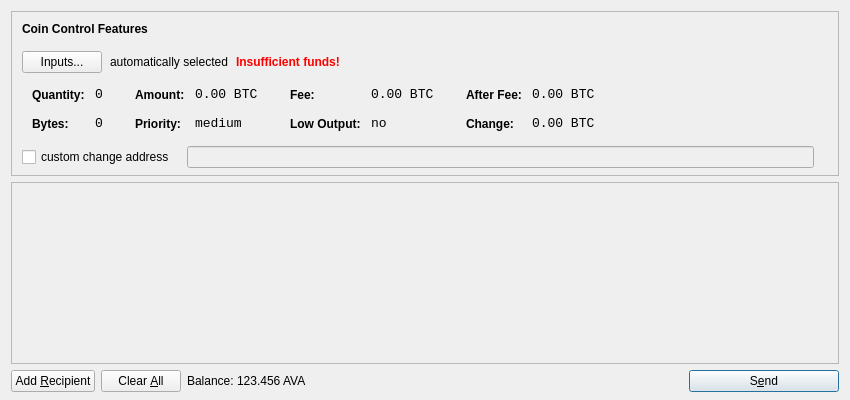
<?xml version="1.0" encoding="UTF-8"?>
<ui version="4.0">
 <class>SendCoinsDialog</class>
 <widget class="QDialog" name="SendCoinsDialog">
  <property name="geometry">
   <rect>
    <x>0</x>
    <y>0</y>
    <width>850</width>
    <height>400</height>
   </rect>
  </property>
  <property name="windowTitle">
   <string>Send Coins</string>
  </property>
  <layout class="QVBoxLayout" name="verticalLayout" stretch="0,1,0">
   <property name="bottomMargin">
    <number>8</number>
   </property>
   <item>
    <widget class="QFrame" name="frameCoinControl">
     <property name="sizePolicy">
      <sizepolicy hsizetype="Expanding" vsizetype="Expanding">
       <horstretch>0</horstretch>
       <verstretch>0</verstretch>
      </sizepolicy>
     </property>
     <property name="maximumSize">
      <size>
       <width>16777215</width>
       <height>16777215</height>
      </size>
     </property>
     <property name="frameShape">
      <enum>QFrame::StyledPanel</enum>
     </property>
     <property name="frameShadow">
      <enum>QFrame::Sunken</enum>
     </property>
     <layout class="QVBoxLayout" name="verticalLayoutCoinControl2">
      <property name="spacing">
       <number>-1</number>
      </property>
      <property name="leftMargin">
       <number>0</number>
      </property>
      <property name="topMargin">
       <number>0</number>
      </property>
      <property name="rightMargin">
       <number>0</number>
      </property>
      <property name="bottomMargin">
       <number>6</number>
      </property>
      <item>
       <layout class="QVBoxLayout" name="verticalLayoutCoinControl" stretch="0,0,0,0,1">
        <property name="spacing">
         <number>0</number>
        </property>
        <property name="leftMargin">
         <number>10</number>
        </property>
        <property name="topMargin">
         <number>10</number>
        </property>
        <item>
         <layout class="QHBoxLayout" name="horizontalLayoutCoinControl1">
          <property name="bottomMargin">
           <number>15</number>
          </property>
          <item>
           <widget class="QLabel" name="labelCoinControlFeatures">
            <property name="sizePolicy">
             <sizepolicy hsizetype="Preferred" vsizetype="Maximum">
              <horstretch>0</horstretch>
              <verstretch>0</verstretch>
             </sizepolicy>
            </property>
            <property name="font">
             <font>
              <weight>75</weight>
              <bold>true</bold>
             </font>
            </property>
            <property name="styleSheet">
             <string notr="true">font-weight:bold;</string>
            </property>
            <property name="text">
             <string>Coin Control Features</string>
            </property>
           </widget>
          </item>
         </layout>
        </item>
        <item>
         <layout class="QHBoxLayout" name="horizontalLayoutCoinControl2" stretch="0,0,0,0">
          <property name="spacing">
           <number>8</number>
          </property>
          <property name="bottomMargin">
           <number>10</number>
          </property>
          <item>
           <widget class="QPushButton" name="pushButtonCoinControl">
            <property name="styleSheet">
             <string notr="true"/>
            </property>
            <property name="text">
             <string>Inputs...</string>
            </property>
           </widget>
          </item>
          <item>
           <widget class="QLabel" name="labelCoinControlAutomaticallySelected">
            <property name="text">
             <string>automatically selected</string>
            </property>
            <property name="margin">
             <number>5</number>
            </property>
           </widget>
          </item>
          <item>
           <widget class="QLabel" name="labelCoinControlInsuffFunds">
            <property name="font">
             <font>
              <weight>75</weight>
              <bold>true</bold>
             </font>
            </property>
            <property name="styleSheet">
             <string notr="true">color:red;font-weight:bold;</string>
            </property>
            <property name="text">
             <string>Insufficient funds!</string>
            </property>
            <property name="margin">
             <number>5</number>
            </property>
           </widget>
          </item>
          <item>
           <spacer name="horizontalSpacerCoinControl">
            <property name="orientation">
             <enum>Qt::Horizontal</enum>
            </property>
            <property name="sizeHint" stdset="0">
             <size>
              <width>40</width>
              <height>1</height>
             </size>
            </property>
           </spacer>
          </item>
         </layout>
        </item>
        <item>
         <widget class="QWidget" name="widgetCoinControl" native="true">
          <property name="sizePolicy">
           <sizepolicy hsizetype="Preferred" vsizetype="Preferred">
            <horstretch>0</horstretch>
            <verstretch>0</verstretch>
           </sizepolicy>
          </property>
          <property name="minimumSize">
           <size>
            <width>0</width>
            <height>0</height>
           </size>
          </property>
          <property name="styleSheet">
           <string notr="true"/>
          </property>
          <layout class="QHBoxLayout" name="horizontalLayoutCoinControl5">
           <property name="margin">
            <number>0</number>
           </property>
           <item>
            <layout class="QHBoxLayout" name="horizontalLayoutCoinControl3" stretch="0,0,0,1">
             <property name="spacing">
              <number>20</number>
             </property>
             <property name="topMargin">
              <number>0</number>
             </property>
             <property name="bottomMargin">
              <number>10</number>
             </property>
             <item>
              <layout class="QFormLayout" name="formLayoutCoinControl1">
               <property name="horizontalSpacing">
                <number>10</number>
               </property>
               <property name="verticalSpacing">
                <number>14</number>
               </property>
               <property name="leftMargin">
                <number>10</number>
               </property>
               <property name="topMargin">
                <number>4</number>
               </property>
               <property name="rightMargin">
                <number>6</number>
               </property>
               <item row="0" column="0">
                <widget class="QLabel" name="labelCoinControlQuantityText">
                 <property name="styleSheet">
                  <string notr="true">font-weight:bold;</string>
                 </property>
                 <property name="text">
                  <string>Quantity:</string>
                 </property>
                 <property name="margin">
                  <number>0</number>
                 </property>
                </widget>
               </item>
               <item row="0" column="1">
                <widget class="QLabel" name="labelCoinControlQuantity">
                 <property name="font">
                  <font>
                   <family>Monospace</family>
                   <pointsize>10</pointsize>
                  </font>
                 </property>
                 <property name="cursor">
                  <cursorShape>IBeamCursor</cursorShape>
                 </property>
                 <property name="contextMenuPolicy">
                  <enum>Qt::ActionsContextMenu</enum>
                 </property>
                 <property name="text">
                  <string notr="true">0</string>
                 </property>
                 <property name="margin">
                  <number>0</number>
                 </property>
                 <property name="textInteractionFlags">
                  <set>Qt::LinksAccessibleByMouse|Qt::TextSelectableByKeyboard|Qt::TextSelectableByMouse</set>
                 </property>
                </widget>
               </item>
               <item row="1" column="0">
                <widget class="QLabel" name="labelCoinControlBytesText">
                 <property name="styleSheet">
                  <string notr="true">font-weight:bold;</string>
                 </property>
                 <property name="text">
                  <string>Bytes:</string>
                 </property>
                </widget>
               </item>
               <item row="1" column="1">
                <widget class="QLabel" name="labelCoinControlBytes">
                 <property name="font">
                  <font>
                   <family>Monospace</family>
                   <pointsize>10</pointsize>
                  </font>
                 </property>
                 <property name="cursor">
                  <cursorShape>IBeamCursor</cursorShape>
                 </property>
                 <property name="contextMenuPolicy">
                  <enum>Qt::ActionsContextMenu</enum>
                 </property>
                 <property name="text">
                  <string notr="true">0</string>
                 </property>
                 <property name="textInteractionFlags">
                  <set>Qt::LinksAccessibleByMouse|Qt::TextSelectableByKeyboard|Qt::TextSelectableByMouse</set>
                 </property>
                </widget>
               </item>
              </layout>
             </item>
             <item>
              <layout class="QFormLayout" name="formLayoutCoinControl2">
               <property name="horizontalSpacing">
                <number>10</number>
               </property>
               <property name="verticalSpacing">
                <number>14</number>
               </property>
               <property name="leftMargin">
                <number>6</number>
               </property>
               <property name="topMargin">
                <number>4</number>
               </property>
               <property name="rightMargin">
                <number>6</number>
               </property>
               <item row="0" column="0">
                <widget class="QLabel" name="labelCoinControlAmountText">
                 <property name="styleSheet">
                  <string notr="true">font-weight:bold;</string>
                 </property>
                 <property name="text">
                  <string>Amount:</string>
                 </property>
                 <property name="margin">
                  <number>0</number>
                 </property>
                </widget>
               </item>
               <item row="0" column="1">
                <widget class="QLabel" name="labelCoinControlAmount">
                 <property name="font">
                  <font>
                   <family>Monospace</family>
                   <pointsize>10</pointsize>
                  </font>
                 </property>
                 <property name="cursor">
                  <cursorShape>IBeamCursor</cursorShape>
                 </property>
                 <property name="contextMenuPolicy">
                  <enum>Qt::ActionsContextMenu</enum>
                 </property>
                 <property name="text">
                  <string notr="true">0.00 BTC</string>
                 </property>
                 <property name="textInteractionFlags">
                  <set>Qt::LinksAccessibleByMouse|Qt::TextSelectableByKeyboard|Qt::TextSelectableByMouse</set>
                 </property>
                </widget>
               </item>
               <item row="1" column="0">
                <widget class="QLabel" name="labelCoinControlPriorityText">
                 <property name="styleSheet">
                  <string notr="true">font-weight:bold;</string>
                 </property>
                 <property name="text">
                  <string>Priority:</string>
                 </property>
                </widget>
               </item>
               <item row="1" column="1">
                <widget class="QLabel" name="labelCoinControlPriority">
                 <property name="font">
                  <font>
                   <family>Monospace</family>
                   <pointsize>10</pointsize>
                  </font>
                 </property>
                 <property name="cursor">
                  <cursorShape>IBeamCursor</cursorShape>
                 </property>
                 <property name="contextMenuPolicy">
                  <enum>Qt::ActionsContextMenu</enum>
                 </property>
                 <property name="text">
                  <string>medium</string>
                 </property>
                 <property name="textInteractionFlags">
                  <set>Qt::LinksAccessibleByMouse|Qt::TextSelectableByKeyboard|Qt::TextSelectableByMouse</set>
                 </property>
                </widget>
               </item>
              </layout>
             </item>
             <item>
              <layout class="QFormLayout" name="formLayoutCoinControl3">
               <property name="horizontalSpacing">
                <number>10</number>
               </property>
               <property name="verticalSpacing">
                <number>14</number>
               </property>
               <property name="leftMargin">
                <number>6</number>
               </property>
               <property name="topMargin">
                <number>4</number>
               </property>
               <property name="rightMargin">
                <number>6</number>
               </property>
               <item row="0" column="0">
                <widget class="QLabel" name="labelCoinControlFeeText">
                 <property name="styleSheet">
                  <string notr="true">font-weight:bold;</string>
                 </property>
                 <property name="text">
                  <string>Fee:</string>
                 </property>
                 <property name="margin">
                  <number>0</number>
                 </property>
                </widget>
               </item>
               <item row="0" column="1">
                <widget class="QLabel" name="labelCoinControlFee">
                 <property name="font">
                  <font>
                   <family>Monospace</family>
                   <pointsize>10</pointsize>
                  </font>
                 </property>
                 <property name="cursor">
                  <cursorShape>IBeamCursor</cursorShape>
                 </property>
                 <property name="contextMenuPolicy">
                  <enum>Qt::ActionsContextMenu</enum>
                 </property>
                 <property name="text">
                  <string notr="true">0.00 BTC</string>
                 </property>
                 <property name="textInteractionFlags">
                  <set>Qt::LinksAccessibleByMouse|Qt::TextSelectableByKeyboard|Qt::TextSelectableByMouse</set>
                 </property>
                </widget>
               </item>
               <item row="1" column="0">
                <widget class="QLabel" name="labelCoinControlLowOutputText">
                 <property name="styleSheet">
                  <string notr="true">font-weight:bold;</string>
                 </property>
                 <property name="text">
                  <string>Low Output:</string>
                 </property>
                </widget>
               </item>
               <item row="1" column="1">
                <widget class="QLabel" name="labelCoinControlLowOutput">
                 <property name="font">
                  <font>
                   <family>Monospace</family>
                   <pointsize>10</pointsize>
                  </font>
                 </property>
                 <property name="cursor">
                  <cursorShape>IBeamCursor</cursorShape>
                 </property>
                 <property name="contextMenuPolicy">
                  <enum>Qt::ActionsContextMenu</enum>
                 </property>
                 <property name="text">
                  <string>no</string>
                 </property>
                 <property name="textInteractionFlags">
                  <set>Qt::LinksAccessibleByMouse|Qt::TextSelectableByKeyboard|Qt::TextSelectableByMouse</set>
                 </property>
                </widget>
               </item>
              </layout>
             </item>
             <item>
              <layout class="QFormLayout" name="formLayoutCoinControl4">
               <property name="horizontalSpacing">
                <number>10</number>
               </property>
               <property name="verticalSpacing">
                <number>14</number>
               </property>
               <property name="leftMargin">
                <number>6</number>
               </property>
               <property name="topMargin">
                <number>4</number>
               </property>
               <property name="rightMargin">
                <number>6</number>
               </property>
               <item row="0" column="0">
                <widget class="QLabel" name="labelCoinControlAfterFeeText">
                 <property name="styleSheet">
                  <string notr="true">font-weight:bold;</string>
                 </property>
                 <property name="text">
                  <string>After Fee:</string>
                 </property>
                 <property name="margin">
                  <number>0</number>
                 </property>
                </widget>
               </item>
               <item row="0" column="1">
                <widget class="QLabel" name="labelCoinControlAfterFee">
                 <property name="font">
                  <font>
                   <family>Monospace</family>
                   <pointsize>10</pointsize>
                  </font>
                 </property>
                 <property name="cursor">
                  <cursorShape>IBeamCursor</cursorShape>
                 </property>
                 <property name="contextMenuPolicy">
                  <enum>Qt::ActionsContextMenu</enum>
                 </property>
                 <property name="text">
                  <string notr="true">0.00 BTC</string>
                 </property>
                 <property name="textInteractionFlags">
                  <set>Qt::LinksAccessibleByMouse|Qt::TextSelectableByKeyboard|Qt::TextSelectableByMouse</set>
                 </property>
                </widget>
               </item>
               <item row="1" column="0">
                <widget class="QLabel" name="labelCoinControlChangeText">
                 <property name="styleSheet">
                  <string notr="true">font-weight:bold;</string>
                 </property>
                 <property name="text">
                  <string>Change:</string>
                 </property>
                </widget>
               </item>
               <item row="1" column="1">
                <widget class="QLabel" name="labelCoinControlChange">
                 <property name="font">
                  <font>
                   <family>Monospace</family>
                   <pointsize>10</pointsize>
                  </font>
                 </property>
                 <property name="cursor">
                  <cursorShape>IBeamCursor</cursorShape>
                 </property>
                 <property name="contextMenuPolicy">
                  <enum>Qt::ActionsContextMenu</enum>
                 </property>
                 <property name="text">
                  <string notr="true">0.00 BTC</string>
                 </property>
                 <property name="textInteractionFlags">
                  <set>Qt::LinksAccessibleByMouse|Qt::TextSelectableByKeyboard|Qt::TextSelectableByMouse</set>
                 </property>
                </widget>
               </item>
              </layout>
             </item>
            </layout>
           </item>
          </layout>
         </widget>
        </item>
        <item>
         <layout class="QHBoxLayout" name="horizontalLayoutCoinControl4" stretch="0,0,0">
          <property name="spacing">
           <number>12</number>
          </property>
          <property name="sizeConstraint">
           <enum>QLayout::SetDefaultConstraint</enum>
          </property>
          <property name="topMargin">
           <number>5</number>
          </property>
          <property name="rightMargin">
           <number>5</number>
          </property>
          <item>
           <widget class="QCheckBox" name="checkBoxCoinControlChange">
            <property name="text">
             <string>custom change address</string>
            </property>
           </widget>
          </item>
          <item>
           <widget class="QLineEdit" name="lineEditCoinControlChange">
            <property name="enabled">
             <bool>false</bool>
            </property>
            <property name="sizePolicy">
             <sizepolicy hsizetype="Expanding" vsizetype="Fixed">
              <horstretch>0</horstretch>
              <verstretch>0</verstretch>
             </sizepolicy>
            </property>
           </widget>
          </item>
          <item>
           <widget class="QLabel" name="labelCoinControlChangeLabel">
            <property name="sizePolicy">
             <sizepolicy hsizetype="Preferred" vsizetype="Expanding">
              <horstretch>0</horstretch>
              <verstretch>0</verstretch>
             </sizepolicy>
            </property>
            <property name="minimumSize">
             <size>
              <width>0</width>
              <height>0</height>
             </size>
            </property>
            <property name="text">
             <string/>
            </property>
            <property name="margin">
             <number>3</number>
            </property>
           </widget>
          </item>
         </layout>
        </item>
        <item>
         <spacer name="verticalSpacerCoinControl">
          <property name="orientation">
           <enum>Qt::Vertical</enum>
          </property>
          <property name="sizeHint" stdset="0">
           <size>
            <width>800</width>
            <height>1</height>
           </size>
          </property>
         </spacer>
        </item>
       </layout>
      </item>
     </layout>
    </widget>
   </item>
   <item>
    <widget class="QScrollArea" name="scrollArea">
     <property name="widgetResizable">
      <bool>true</bool>
     </property>
     <widget class="QWidget" name="scrollAreaWidgetContents">
      <property name="geometry">
       <rect>
        <x>0</x>
        <y>0</y>
        <width>830</width>
        <height>165</height>
       </rect>
      </property>
      <layout class="QVBoxLayout" name="verticalLayout_2">
       <property name="margin">
        <number>0</number>
       </property>
       <item>
        <layout class="QVBoxLayout" name="entries">
         <property name="spacing">
          <number>6</number>
         </property>
        </layout>
       </item>
       <item>
        <spacer name="verticalSpacer">
         <property name="orientation">
          <enum>Qt::Vertical</enum>
         </property>
         <property name="sizeHint" stdset="0">
          <size>
           <width>20</width>
           <height>40</height>
          </size>
         </property>
        </spacer>
       </item>
      </layout>
     </widget>
    </widget>
   </item>
   <item>
    <layout class="QHBoxLayout" name="horizontalLayout">
     <item>
      <widget class="QPushButton" name="addButton">
       <property name="toolTip">
        <string>Send to multiple recipients at once</string>
       </property>
       <property name="text">
        <string>Add &amp;Recipient</string>
       </property>
       <property name="icon">
        <iconset resource="../bitcoin.qrc">
         <normaloff>:/icons/add</normaloff>:/icons/add</iconset>
       </property>
       <property name="autoDefault">
        <bool>false</bool>
       </property>
      </widget>
     </item>
     <item>
      <widget class="QPushButton" name="clearButton">
       <property name="sizePolicy">
        <sizepolicy hsizetype="Minimum" vsizetype="Fixed">
         <horstretch>0</horstretch>
         <verstretch>0</verstretch>
        </sizepolicy>
       </property>
       <property name="toolTip">
        <string>Remove all transaction fields</string>
       </property>
       <property name="text">
        <string>Clear &amp;All</string>
       </property>
       <property name="icon">
        <iconset resource="../bitcoin.qrc">
         <normaloff>:/icons/remove</normaloff>:/icons/remove</iconset>
       </property>
       <property name="autoRepeatDelay">
        <number>300</number>
       </property>
       <property name="autoDefault">
        <bool>false</bool>
       </property>
      </widget>
     </item>
     <item>
      <layout class="QHBoxLayout" name="horizontalLayout_2">
       <property name="spacing">
        <number>3</number>
       </property>
       <item>
        <widget class="QLabel" name="label">
         <property name="text">
          <string>Balance:</string>
         </property>
        </widget>
       </item>
       <item>
        <widget class="QLabel" name="labelBalance">
         <property name="cursor">
          <cursorShape>IBeamCursor</cursorShape>
         </property>
         <property name="text">
          <string>123.456 AVA</string>
         </property>
         <property name="textInteractionFlags">
          <set>Qt::LinksAccessibleByMouse|Qt::TextSelectableByKeyboard|Qt::TextSelectableByMouse</set>
         </property>
        </widget>
       </item>
      </layout>
     </item>
     <item>
      <spacer name="horizontalSpacer">
       <property name="orientation">
        <enum>Qt::Horizontal</enum>
       </property>
       <property name="sizeHint" stdset="0">
        <size>
         <width>40</width>
         <height>20</height>
        </size>
       </property>
      </spacer>
     </item>
     <item>
      <widget class="QPushButton" name="sendButton">
       <property name="minimumSize">
        <size>
         <width>150</width>
         <height>0</height>
        </size>
       </property>
       <property name="toolTip">
        <string>Confirm the send action</string>
       </property>
       <property name="text">
        <string>S&amp;end</string>
       </property>
       <property name="icon">
        <iconset resource="../bitcoin.qrc">
         <normaloff>:/icons/send</normaloff>:/icons/send</iconset>
       </property>
       <property name="default">
        <bool>true</bool>
       </property>
      </widget>
     </item>
    </layout>
   </item>
  </layout>
 </widget>
 <resources>
  <include location="../bitcoin.qrc"/>
 </resources>
 <connections/>
</ui>
